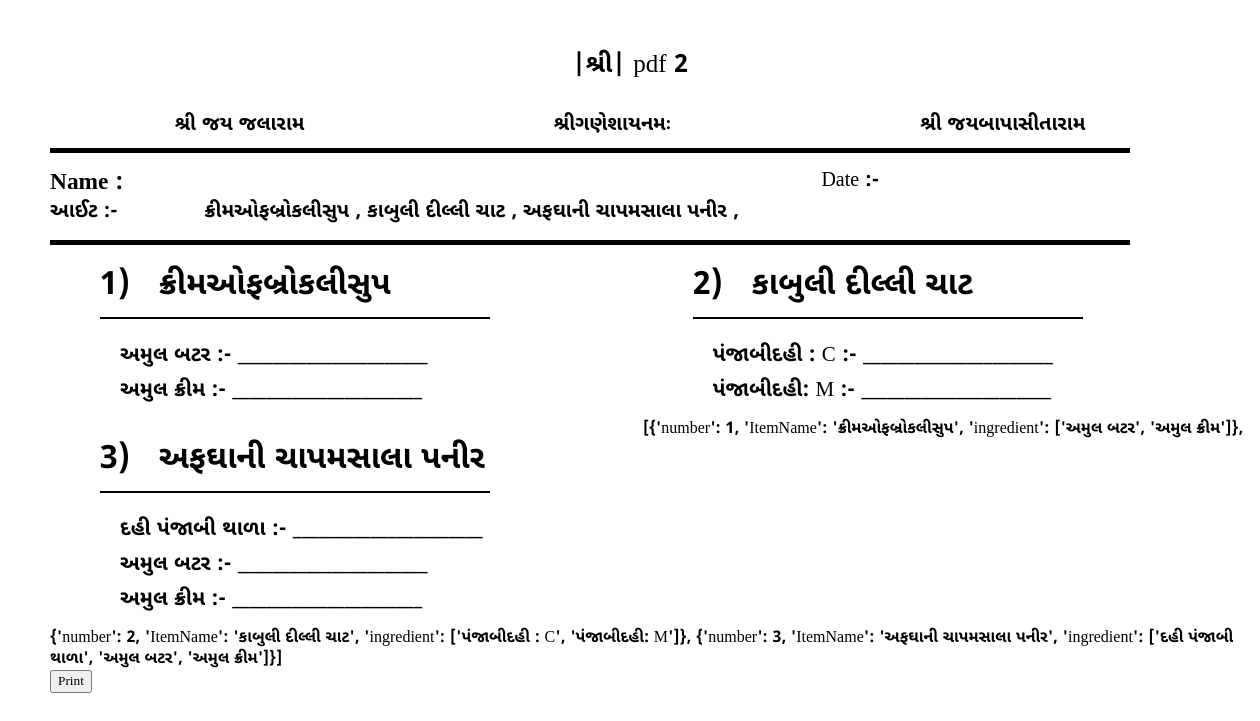
/orderInventory/OrderPrintData/1/1, run on the app's committed database.
### orderInventory/models.py (models this page shows, shortened)
class ItemIndividual(models.Model):
    name = models.CharField(max_length=64)
    createdAt = models.DateTimeField(default=datetime.now)
    modifyAt = models.DateTimeField(blank=True, null=True)

class IngredientIndividual(models.Model):
    name = models.CharField(max_length=64)
    category = models.ForeignKey(
        Category,
        on_delete=models.SET_NULL,
        related_name="category",
        null=True,
    )

### orderInventory/views.py (the view, shortened to what this page needs)
# urls.py: path('OrderPrintData/<int:orderId>/<str:dataType>', views.orderPrintData, name="orderPrintData"),
def orderPrintData(request, orderId, dataType):
    mapObj = {
        "1": "Dairy Product",
        "2": "Vegetable",
        "3": "Exotic",
        "4":"kariyana",
        "5":"other",
    }
    print("Main")
    orderDetail = models.OrderIndividual.objects.get(id=orderId)
    print(orderId)
    print("Main :- ")
    print(dataType)
    (data, storeList) = getPrintData(orderId, dataType)
    print("OrderId ")
    print(dataType)
    print(mapObj[dataType])
    return render(request, "pdf/pdf2.html", {
        "orderdata": data,
        "date": orderDetail.deliveryDate,
        "category": mapObj[dataType],
        "jsonData": json.dumps(data),
    })

### orderInventory/models.py (called while the page is built)
    def __str__(self):
        return f"{self.id} : {self.name}"

    def __str__(self):
        return f"{self.id} : {self.name}"

    def __str__(self):
        deleteStr = ""
        if self.deletedAt != None:
            deleteStr = "Deleted"
        return f"{self.id} : {self.orderId} : {self.orderItem.name} : {deleteStr}"

### orderInventory/templates/pdf/pdf2.html (shortened to what this page needs)
{% load static %}
<!DOCTYPE html>
<html lang="en">
<head>
    <link rel="stylesheet" href="{% static 'css/pdfStyle.css' %}" >
</head>
<body>
    <div class="shree-div">
        |શ્રી|
        pdf 2
    </div>
    <header class="fontSize">
        <span>શ્રી જય જલારામ</span>
        <span>શ્રીગણેશાયનમઃ </span>
        <span>શ્રી જયબાપાસીતારામ</span>
    </header>
    <main>
        <div class="order-detail fontSize">
                <h3><span>Name : </span> {{ orderDetail.name }}</h3>
                <span>Date :- {{ orderDetail.date }}</span>
                <p>
                    આઈટ :-
                </p>
                <p>
                    {% for orderdatum in orderdata %}
                        {{ orderdatum.ItemName }} ,
                    {% endfor %}
                </p>
        </div>
        {% for order in orderdata %}
            <div class="order-div">
                <h1>{{ order.number }}) &nbsp; {{ order.ItemName }}</h1>
                <ul>
                    {% for ItemData in order.ingredient %}
                        <li> {{ ItemData }} :- <span>______________________</span></li>
                    {% endfor %}
                </ul>
            </div>
        {% endfor %}
    {{ orderdata}}
    </main>
    <button class="button-remove button-style-1" onclick="printPDF()">Print</button>
</body>
</html>

### orderInventory/static/css/pdfStyle.css (style rules this page uses)
* { font-family: 'MY' !important; box-sizing: border-box; margin: 0; }
body { padding: 20px 50px; }
.shree-div { text-align: center; padding: 30px 10px; font-size: 25px; }
header { display: flex; text-align: center; justify-content: space-around; margin-bottom: 10px; }
main { width: 1200px; margin: 0px auto; color: var(--text-color); }
.fontSize { font-size: 20px; }
ul { padding: 0px 20px; }
ul li { font-size: 21px; line-height: 35px; list-style: none; }
.order-detail { display: grid; width: 90%; padding: 15px 0; border-bottom: 5px solid black; border-top: 5px solid black; grid-template-columns: repeat(14,2fr); }
.order-detail h3 { grid-column: 1/11; }
.order-detail span { grid-column: 11/15; }
.order-detail p:nth-of-type(1) { grid-column: 1/2; }
.order-detail p:nth-of-type(2) { grid-column: 3/13; }
.order-div { display: inline-block; width: 49%; vertical-align: top; padding: 10px 50px; }
.order-div h1 { margin-bottom: 20px; width: 80%; border-bottom: 2px solid; padding: 10px 0; }

### data on the page
ItemIndividual: ItemName "ક્રીમઓફબ્રોકલીસુપ", ItemName "ક્રીમઓફબ્રોકલીસુપ"
ItemIndividual: ItemName "કાબુલી દીલ્લી ચાટ", ItemName "કાબુલી દીલ્લી ચાટ"
ItemIndividual: ItemName "અફઘાની ચાપમસાલા પનીર", ItemName "અફઘાની ચાપમસાલા પનીર"
IngredientIndividual: ingredient "અમુલ બટર" "અમુલ બટર"
IngredientIndividual: ingredient "અમુલ ક્રીમ" "અમુલ ક્રીમ"
IngredientIndividual: ingredient "પંજાબીદહી : C"
IngredientIndividual: ingredient "પંજાબીદહી: M"
IngredientIndividual: ingredient "દહી પંજાબી થાળા"

### other printed values
{{ order.number }} "1" "2" "3"
